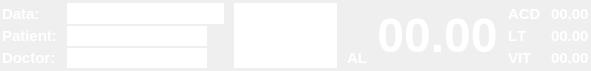
<?xml version="1.0" encoding="UTF-8"?>
<ui version="4.0">
 <class>bigviewnumcur</class>
 <widget class="QWidget" name="bigviewnumcur">
  <property name="geometry">
   <rect>
    <x>0</x>
    <y>0</y>
    <width>591</width>
    <height>71</height>
   </rect>
  </property>
  <property name="windowTitle">
   <string>Form</string>
  </property>
  <property name="styleSheet">
   <string notr="true">color: rgb(255, 255, 0);</string>
  </property>
  <layout class="QGridLayout" name="gridLayout_2">
   <property name="leftMargin">
    <number>0</number>
   </property>
   <property name="topMargin">
    <number>0</number>
   </property>
   <property name="rightMargin">
    <number>0</number>
   </property>
   <property name="bottomMargin">
    <number>0</number>
   </property>
   <property name="spacing">
    <number>0</number>
   </property>
   <item row="0" column="0">
    <layout class="QGridLayout" name="gridLayout" rowstretch="0,0,0" columnstretch="0,0,3,0,0,0,0,0">
     <property name="leftMargin">
      <number>2</number>
     </property>
     <property name="topMargin">
      <number>2</number>
     </property>
     <property name="rightMargin">
      <number>2</number>
     </property>
     <property name="bottomMargin">
      <number>2</number>
     </property>
     <property name="horizontalSpacing">
      <number>10</number>
     </property>
     <property name="verticalSpacing">
      <number>2</number>
     </property>
     <item row="2" column="6">
      <widget class="QLabel" name="label_4">
       <property name="font">
        <font>
         <pointsize>11</pointsize>
         <weight>75</weight>
         <bold>true</bold>
         <kerning>false</kerning>
        </font>
       </property>
       <property name="styleSheet">
        <string notr="true">color: rgb(255, 255, 255);</string>
       </property>
       <property name="text">
        <string>VIT</string>
       </property>
       <property name="alignment">
        <set>Qt::AlignLeading|Qt::AlignLeft|Qt::AlignVCenter</set>
       </property>
      </widget>
     </item>
     <item row="0" column="7">
      <widget class="QLabel" name="lCurACD">
       <property name="font">
        <font>
         <pointsize>11</pointsize>
         <weight>75</weight>
         <bold>true</bold>
         <kerning>false</kerning>
        </font>
       </property>
       <property name="styleSheet">
        <string notr="true">color: rgb(255, 255, 255);</string>
       </property>
       <property name="text">
        <string>00.00</string>
       </property>
      </widget>
     </item>
     <item row="1" column="7">
      <widget class="QLabel" name="lCurLT">
       <property name="font">
        <font>
         <pointsize>11</pointsize>
         <weight>75</weight>
         <bold>true</bold>
         <kerning>false</kerning>
        </font>
       </property>
       <property name="styleSheet">
        <string notr="true">color: rgb(255, 255, 255);</string>
       </property>
       <property name="text">
        <string>00.00</string>
       </property>
      </widget>
     </item>
     <item row="0" column="4" rowspan="3" colspan="2">
      <widget class="QLabel" name="lCurAL">
       <property name="font">
        <font>
         <pointsize>36</pointsize>
         <weight>75</weight>
         <bold>true</bold>
        </font>
       </property>
       <property name="styleSheet">
        <string notr="true">color: rgb(255, 255, 255);</string>
       </property>
       <property name="text">
        <string>00.00</string>
       </property>
       <property name="alignment">
        <set>Qt::AlignCenter</set>
       </property>
      </widget>
     </item>
     <item row="1" column="6">
      <widget class="QLabel" name="label_2">
       <property name="font">
        <font>
         <pointsize>11</pointsize>
         <weight>75</weight>
         <bold>true</bold>
         <kerning>false</kerning>
        </font>
       </property>
       <property name="styleSheet">
        <string notr="true">color: rgb(255, 255, 255);</string>
       </property>
       <property name="text">
        <string>LT</string>
       </property>
       <property name="alignment">
        <set>Qt::AlignLeading|Qt::AlignLeft|Qt::AlignVCenter</set>
       </property>
      </widget>
     </item>
     <item row="2" column="3">
      <widget class="QLabel" name="label">
       <property name="font">
        <font>
         <pointsize>11</pointsize>
         <weight>75</weight>
         <bold>true</bold>
         <kerning>false</kerning>
        </font>
       </property>
       <property name="layoutDirection">
        <enum>Qt::LeftToRight</enum>
       </property>
       <property name="styleSheet">
        <string notr="true">color: rgb(255, 255, 255);</string>
       </property>
       <property name="text">
        <string>AL</string>
       </property>
       <property name="alignment">
        <set>Qt::AlignCenter</set>
       </property>
      </widget>
     </item>
     <item row="0" column="6">
      <widget class="QLabel" name="label_1">
       <property name="font">
        <font>
         <pointsize>11</pointsize>
         <weight>75</weight>
         <bold>true</bold>
         <kerning>false</kerning>
        </font>
       </property>
       <property name="styleSheet">
        <string notr="true">color: rgb(255, 255, 255);</string>
       </property>
       <property name="text">
        <string>ACD</string>
       </property>
       <property name="alignment">
        <set>Qt::AlignLeading|Qt::AlignLeft|Qt::AlignVCenter</set>
       </property>
      </widget>
     </item>
     <item row="0" column="0">
      <widget class="QLabel" name="lData">
       <property name="font">
        <font>
         <pointsize>11</pointsize>
         <weight>75</weight>
         <bold>true</bold>
         <kerning>false</kerning>
        </font>
       </property>
       <property name="styleSheet">
        <string notr="true">color: rgb(255, 255, 255);</string>
       </property>
       <property name="text">
        <string>Data:</string>
       </property>
      </widget>
     </item>
     <item row="0" column="2" rowspan="3">
      <widget class="QLineEdit" name="leSide">
       <property name="sizePolicy">
        <sizepolicy hsizetype="Expanding" vsizetype="Expanding">
         <horstretch>0</horstretch>
         <verstretch>0</verstretch>
        </sizepolicy>
       </property>
       <property name="font">
        <font>
         <pointsize>36</pointsize>
         <weight>75</weight>
         <bold>true</bold>
        </font>
       </property>
       <property name="styleSheet">
        <string notr="true">color: rgb(255, 255, 255);</string>
       </property>
       <property name="text">
        <string>OD</string>
       </property>
       <property name="frame">
        <bool>false</bool>
       </property>
       <property name="alignment">
        <set>Qt::AlignCenter</set>
       </property>
       <property name="readOnly">
        <bool>true</bool>
       </property>
      </widget>
     </item>
     <item row="0" column="1">
      <widget class="QLineEdit" name="leData">
       <property name="enabled">
        <bool>false</bool>
       </property>
       <property name="sizePolicy">
        <sizepolicy hsizetype="Fixed" vsizetype="Fixed">
         <horstretch>0</horstretch>
         <verstretch>0</verstretch>
        </sizepolicy>
       </property>
       <property name="minimumSize">
        <size>
         <width>100</width>
         <height>0</height>
        </size>
       </property>
       <property name="font">
        <font>
         <pointsize>12</pointsize>
         <weight>75</weight>
         <bold>true</bold>
        </font>
       </property>
       <property name="styleSheet">
        <string notr="true">color: rgb(255, 255, 255);</string>
       </property>
       <property name="text">
        <string/>
       </property>
       <property name="frame">
        <bool>false</bool>
       </property>
      </widget>
     </item>
     <item row="2" column="1">
      <widget class="QLineEdit" name="lFioDoctor">
       <property name="enabled">
        <bool>false</bool>
       </property>
       <property name="sizePolicy">
        <sizepolicy hsizetype="Fixed" vsizetype="Fixed">
         <horstretch>0</horstretch>
         <verstretch>0</verstretch>
        </sizepolicy>
       </property>
       <property name="minimumSize">
        <size>
         <width>100</width>
         <height>0</height>
        </size>
       </property>
       <property name="font">
        <font>
         <pointsize>11</pointsize>
         <weight>75</weight>
         <bold>true</bold>
         <kerning>false</kerning>
        </font>
       </property>
       <property name="styleSheet">
        <string notr="true">color: rgb(255, 255, 255);</string>
       </property>
       <property name="text">
        <string>Select doctor</string>
       </property>
       <property name="frame">
        <bool>false</bool>
       </property>
      </widget>
     </item>
     <item row="1" column="3">
      <widget class="QLabel" name="label_3">
       <property name="font">
        <font>
         <pointsize>10</pointsize>
         <weight>75</weight>
         <bold>true</bold>
        </font>
       </property>
       <property name="text">
        <string/>
       </property>
       <property name="alignment">
        <set>Qt::AlignCenter</set>
       </property>
      </widget>
     </item>
     <item row="2" column="0">
      <widget class="QLabel" name="label_6">
       <property name="font">
        <font>
         <pointsize>11</pointsize>
         <weight>75</weight>
         <bold>true</bold>
         <kerning>false</kerning>
        </font>
       </property>
       <property name="styleSheet">
        <string notr="true">color: rgb(255, 255, 255);</string>
       </property>
       <property name="text">
        <string>Doctor:</string>
       </property>
      </widget>
     </item>
     <item row="1" column="1">
      <widget class="QLineEdit" name="lFioPatient">
       <property name="enabled">
        <bool>false</bool>
       </property>
       <property name="sizePolicy">
        <sizepolicy hsizetype="Fixed" vsizetype="Fixed">
         <horstretch>0</horstretch>
         <verstretch>0</verstretch>
        </sizepolicy>
       </property>
       <property name="minimumSize">
        <size>
         <width>100</width>
         <height>0</height>
        </size>
       </property>
       <property name="font">
        <font>
         <pointsize>11</pointsize>
         <weight>75</weight>
         <bold>true</bold>
         <kerning>false</kerning>
        </font>
       </property>
       <property name="styleSheet">
        <string notr="true">color: rgb(255, 255, 255);</string>
       </property>
       <property name="text">
        <string>Select patient</string>
       </property>
       <property name="frame">
        <bool>false</bool>
       </property>
      </widget>
     </item>
     <item row="1" column="0">
      <widget class="QLabel" name="label_5">
       <property name="font">
        <font>
         <pointsize>11</pointsize>
         <weight>75</weight>
         <bold>true</bold>
         <kerning>false</kerning>
        </font>
       </property>
       <property name="styleSheet">
        <string notr="true">color: rgb(255, 255, 255);</string>
       </property>
       <property name="text">
        <string>Patient:</string>
       </property>
      </widget>
     </item>
     <item row="2" column="7">
      <widget class="QLabel" name="lCurVIT">
       <property name="font">
        <font>
         <pointsize>11</pointsize>
         <weight>75</weight>
         <bold>true</bold>
         <kerning>false</kerning>
        </font>
       </property>
       <property name="styleSheet">
        <string notr="true">color: rgb(255, 255, 255);</string>
       </property>
       <property name="text">
        <string>00.00</string>
       </property>
      </widget>
     </item>
    </layout>
   </item>
  </layout>
 </widget>
 <resources/>
 <connections/>
</ui>
